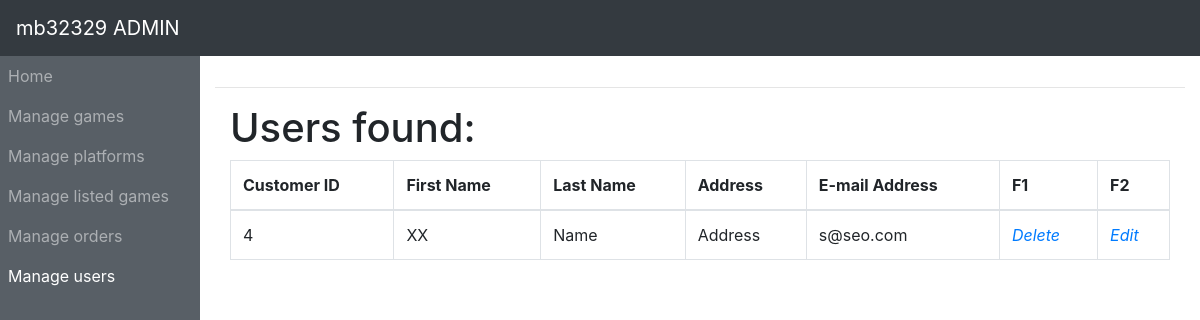
Screenshot of /admin/manage_users_search_results.php?user_query=s@seo.com with the database file from the repository.
### tables this page shows
CREATE TABLE `customer` (
  `customer_id` int(11) NOT NULL,
  `first_name` varchar(255) NOT NULL,
  `last_name` varchar(255) NOT NULL,
  `address` text NOT NULL,
  `email_address` varchar(255) NOT NULL,
  `hashed_password` varchar(255) NOT NULL
);

### admin/manage_users_search_results.php (the view, shortened to what this page needs)
<?php
include("includes/header.php");
?>
<hr />
<div class="container-fluid">
  <h1>Users found:
  </h1>
  <div class="row">
    <div class="col">
      <div class="table-responsive">
        <table class="table table-bordered table-hover">
          <thead>
            <tr>
              <th>Customer ID</th>
              <th>First Name</th>
              <th>Last Name</th>
              <th>Address</th>
              <th>E-mail Address</th>
              <th>F1</th>
              <th>F2</th>
            </tr>
          </thead>
          <tbody>
            <?php
if(isset($_GET['user_query'])){
$user_keyword = $_GET['user_query'];
$get_products = "select * from customer where email_address='$user_keyword'";
$run_products = mysqli_query($con,$get_products);
$count = mysqli_num_rows($run_products);
if($count==0){
echo "
<div class='box'>
<h2>No Search Results Found</h2>
</div>
";
}else{
while($row_pro=mysqli_fetch_array($run_products)){
$customer_id = $row_pro['customer_id'];
$first_name = $row_pro['first_name'];
$last_name = $row_pro['last_name'];
$address = $row_pro['address'];
$email_address = $row_pro['email_address'];
echo "
<tbody>
<tr>
              <td>
                $customer_id
              </td>
              <td>
                $first_name
              </td>
              <td>
                 $last_name
              </td>
              <td>
                 $address
              </td>
              <td>
                 $email_address
              </td>
              <td>
                <a href='manage_users.php?user_id=$customer_id&delete_customer'>
                  <i>Delete</i>
                </a>
              </td>
              <td>
                <a href='edit_user.php?user_id=$customer_id'>
                  <i>Edit</i>
                </a>
              </td>
			  </tr>
";
}}}
?>
        </tbody>
      </table>
  </div>
</div>
</div>
</div>
</div>
<?php include("includes/footer.php"); ?>

### admin/includes/header.php (style rules this page uses)
body { background:#fff; }

### rows the page displays
customer: customer_id "4", first_name "XX", last_name "Name", address "Address", email_address "s@seo.com"
